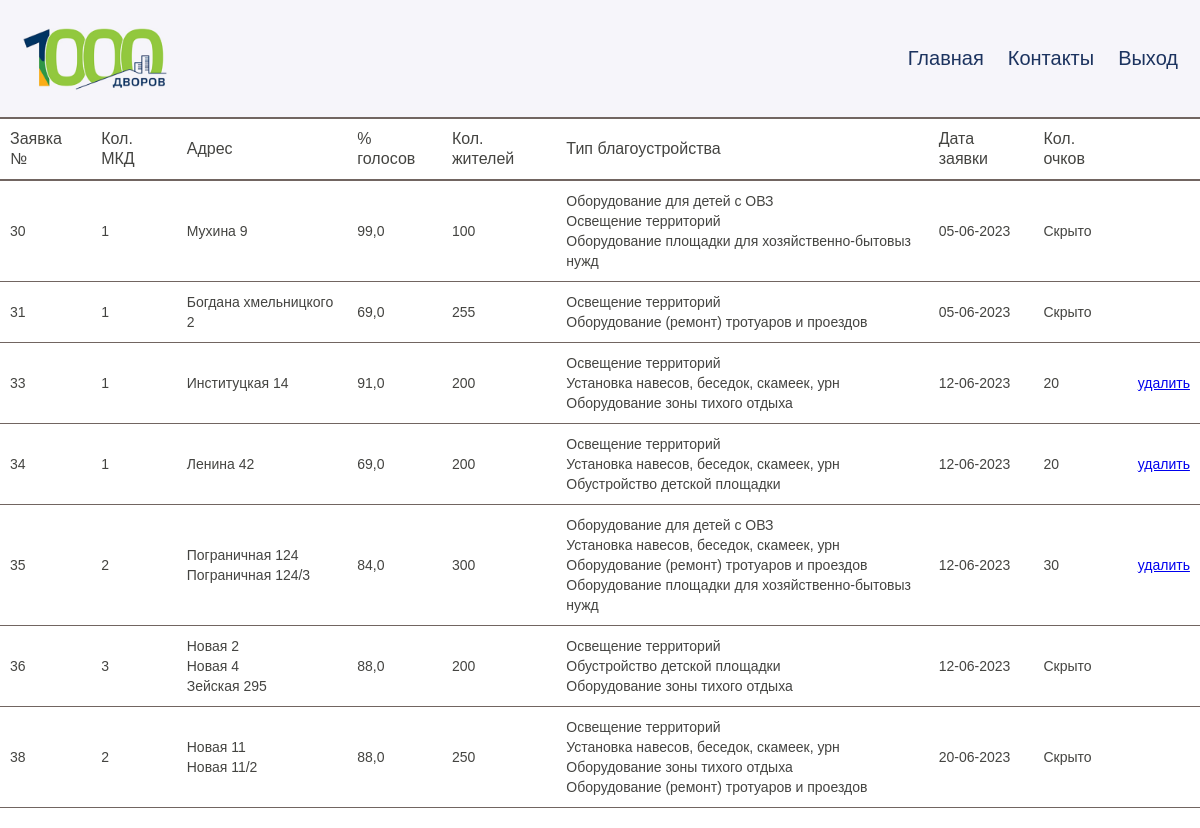
/view-application/ (signed in), run on the app's committed database.
### hello/models.py (models this page shows)
class Application(models.Model):
    quantity_MKD = models.SmallIntegerField()  # число МКД
    number_people = models.PositiveIntegerField()  # количество жильцов
    yard_area = models.FloatField()  # площадь двора
    percentage_of_vote = models.FloatField()  # процент голосов от общего числа собственников
    types = models.ManyToManyField(Type_jobs, through="Application_type")  # тип благоустройства
    address = models.ManyToManyField(Address, through="Application_address")  # адреса
    participation_in_municipal = models.BooleanField()  # участие в муницип. программах по благоустройству двора
    point = models.SmallIntegerField()  # оценка заявки(кол баллов)
    link_to_crt = models.CharField(max_length=255)  # ссылка на ЦРТ дизайн
    link_to_protocol = models.CharField(max_length=255)  # ссылка на протокол собрания
    date_create = models.DateTimeField(auto_now_add=True)  # дата создания заявки
    user = models.ForeignKey(User, on_delete=models.CASCADE, blank=True, null=True)

class Address(models.Model):
    street = models.CharField(max_length=50)
    number = models.CharField(max_length=10)

class Type_jobs(models.Model):
    name = models.CharField(max_length=50)

### hello/views.py (the view)
# urls.py: path('view-application/', views.view_applic, name="view_applic"),
def view_applic(request):
    types = Type_jobs.objects.all()
    streets = Address.objects.all()
    applications = Application.objects.all()
    return render(request, "hello/view_application.html", {"types": types, "streets": streets, "applications": applications})

### hello/templates/hello/view_application.html
{% extends "hello/base.html" %}
{% load static %}
{% block content %}
<div>
    <table class="table">
        <thead>
            <tr>
                <th>Заявка №</th>
                <th>Кол. МКД</th>
                <th>Адрес</th>
                <th>% голосов</th>
                <th>Кол. жителей</th>
                <th>Тип благоустройства</th>
                <th>Дата заявки</th>
                <th>Кол. очков</th>
                <th></th>
            </tr>
        </thead>
        <tbody>
            {% for application in applications %}
            <tr>
                <td>{{application.id}}</td>
                <td>{{application.quantity_MKD}}</td>
                <td>
                    {% for address in application.address.all %}
                    {{address.street}} {{address.number}}
                    <br>
                    {% endfor %}
                </td>
                <td>{{application.percentage_of_vote}}</td>
                <td>{{application.number_people}}</td>
                <td>
                    {% for type in application.types.all %}
                    {{type.name}}
                    <br>
                    {% endfor %}
                </td>
                <td>{{application.date_create|date:"d-m-Y"}}</td>
                {% if application.user ==  request.user %}
                <td>{{application.point}}</td>
                {% else %}
                <td>Скрыто</td>
                {% endif %}
                {% if application.user ==  request.user %}
                <td><a href="delete/{{application.id}}">удалить</a></td>
                {% else %}
                <td></td>
                {% endif %}
            </tr>
            {% endfor %}
        </tbody>
    </table>
</div>
{% endblock %}

### hello/static/hello/css/style.css (style rules this page uses)
* { box-sizing: border-box; }
body { margin: 0; font-family: Arial, sans-serif; }
.table { width: 100%; border: none; border-collapse: collapse; margin-bottom: 20px; }
.table thead th { padding: 10px; font-weight: 500; font-size: 16px; line-height: 20px; text-align: left; color: #444441; border-top: 2px solid #716561; border-bottom: 2px solid #716561; }
.table tbody td { padding: 10px; font-size: 14px; line-height: 20px; color: #444441; border-bottom: 1px solid #716561; }

### data on the page
Application: id "30", quantity_MKD "1", percentage_of_vote "99,0", number_people "100", date_create "05-06-2023", shows "Скрыто"
Address: street "Мухина", number "9"
Type_jobs: name "Оборудование для детей с ОВЗ"
Type_jobs: name "Освещение территорий"
Type_jobs: name "Оборудование площадки для хозяйственно-бытовыз нужд"
Application: id "31", quantity_MKD "1", percentage_of_vote "69,0", number_people "255", date_create "05-06-2023", shows "Скрыто"
Address: street "Богдана хмельницкого", number "2"
Type_jobs: name "Оборудование (ремонт) тротуаров и проездов"
Application: id "33", quantity_MKD "1", percentage_of_vote "91,0", number_people "200", date_create "12-06-2023", point "20"
Address: street "Институцкая", number "14"
Type_jobs: name "Установка навесов, беседок, скамеек, урн"
Type_jobs: name "Оборудование зоны тихого отдыха"
Application: id "34", quantity_MKD "1", percentage_of_vote "69,0", number_people "200", date_create "12-06-2023", point "20"
Address: street "Ленина", number "42"
Type_jobs: name "Обустройство детской площадки"
Application: id "35", quantity_MKD "2", percentage_of_vote "84,0", number_people "300", date_create "12-06-2023", point "30"
Address: street "Пограничная", number "124"
Address: street "Пограничная", number "124/3"
Application: id "36", quantity_MKD "3", percentage_of_vote "88,0", number_people "200", date_create "12-06-2023", shows "Скрыто"
Address: street "Новая", number "2"
Address: street "Новая", number "4"
Address: street "Зейская", number "295"
Application: id "38", quantity_MKD "2", percentage_of_vote "88,0", number_people "250", date_create "20-06-2023", shows "Скрыто"
Address: street "Новая", number "11"
Address: street "Новая", number "11/2"
